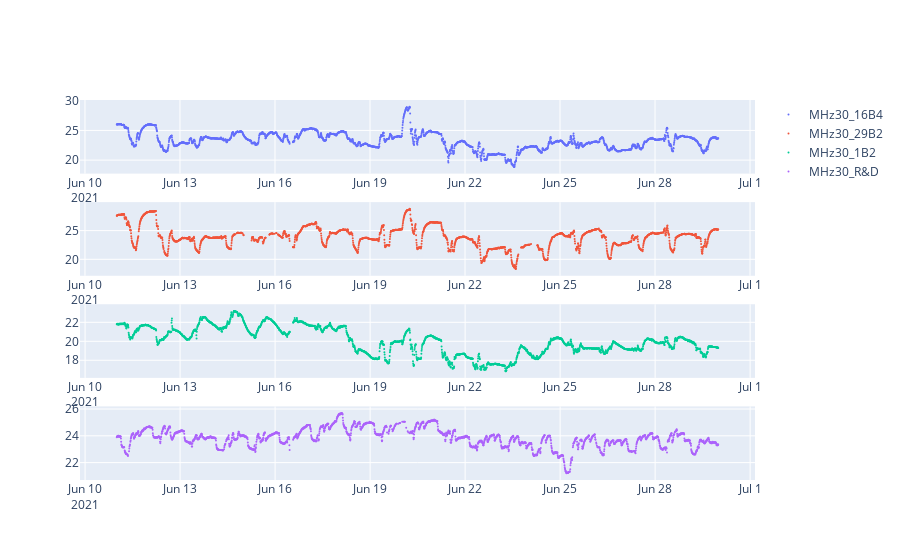

Notebook code cell kept with this figure:
### Markdown cell above
### Plots to visualise gaps

### Code cell
fig = make_subplots(rows=4, cols=1)

#candlesticks = go.Candlestick(x=data.index, open=data['Open'], high=data['High'],
#                   low=data['Low'], close=data['Close'])
#fig = go.Figure(layout=cf_layout)
#fig.add_trace(trace=candlesticks)
#fig.show()


fig.append_trace(go.Scatter(
    x=df_16B4["timestamp"],
    y=df_16B4["temperature"],
    name='MHz30_16B4',
    mode="markers"
), row=1, col=1)


fig.append_trace(go.Scatter(
    x=df_29B2["timestamp"],
    y=df_29B2["temperature"],
    name='MHz30_29B2',
    mode="markers"
), row=2, col=1)

fig.append_trace(go.Scatter(
    x=df_1B2["timestamp"],
    y=df_1B2["temperature"],
    name='MHz30_1B2',
    mode="markers"
), row=3, col=1)

fig.append_trace(go.Scatter(
    x=df_RD["timestamp"],
    y=df_RD["temperature"],
    name='MHz30_R&D',
    mode="markers"
), row=4, col=1)


fig.update_traces(marker=dict(size=2))
fig.show()

### Figure 1 — Plotly figure (JSON) as saved in the notebook; plotly's stock layout.template omitted (floating-point values rounded to 4 significant figures; data arrays with more than 128 entries replaced by an {"elided": "..."} marker saying what was removed)
{"data": [{"marker": {"size": 2}, "mode": "markers", "name": "MHz30_16B4", "type": "scatter", "x": {"elided": "2721 str values"}, "xaxis": "x", "y": {"elided": "2721 float values"}, "yaxis": "y"}, {"marker": {"size": 2}, "mode": "markers", "name": "MHz30_29B2", "type": "scatter", "x": {"elided": "2511 str values"}, "xaxis": "x2", "y": {"elided": "2511 float values"}, "yaxis": "y2"}, {"marker": {"size": 2}, "mode": "markers", "name": "MHz30_1B2", "type": "scatter", "x": {"elided": "2722 str values"}, "xaxis": "x3", "y": {"elided": "2722 float values"}, "yaxis": "y3"}, {"marker": {"size": 2}, "mode": "markers", "name": "MHz30_R&D", "type": "scatter", "x": {"elided": "2539 str values"}, "xaxis": "x4", "y": {"elided": "2539 float values"}, "yaxis": "y4"}], "layout": {"xaxis": {"anchor": "y", "domain": [0, 1]}, "xaxis2": {"anchor": "y2", "domain": [0, 1]}, "xaxis3": {"anchor": "y3", "domain": [0, 1]}, "xaxis4": {"anchor": "y4", "domain": [0, 1]}, "yaxis": {"anchor": "x", "domain": [0.8063, 1]}, "yaxis2": {"anchor": "x2", "domain": [0.5375, 0.7312]}, "yaxis3": {"anchor": "x3", "domain": [0.2687, 0.4625]}, "yaxis4": {"anchor": "x4", "domain": [0, 0.1938]}}}
